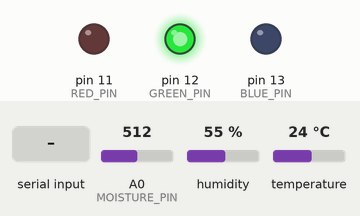
Recording of a sketch running on a simulated Arduino Uno, built with avr-gcc and run on an emulated ATmega328P. On the bench: output pins drawn as LEDs (lit = HIGH). The test bench sets the inputs (shaded band); at power-on: A0 (MOISTURE_PIN) = 512, humidity 55 %, temperature 24 °C. What the sketch prints to the serial monitor is not drawn.

Above: at 1.2 s.
1.3 s: A0 (MOISTURE_PIN) set to 542
3.4 s: A0 (MOISTURE_PIN) set to 563
At 5.6 s:
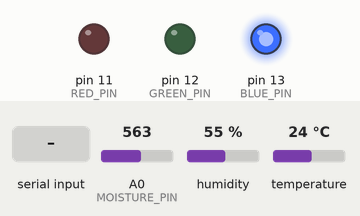
5.9 s: A0 (MOISTURE_PIN) set to 122
At 7.8 s:
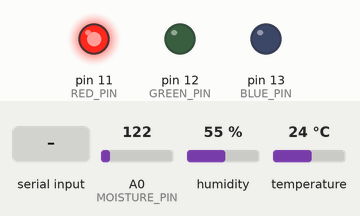
11.4 s: "set_min " received over Serial
At 15.3 s:
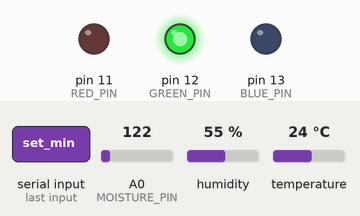
15.6 s: "set_max " received over Serial
At 19.8 s:
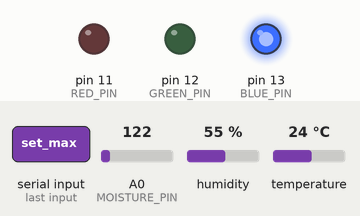
Timing chart, 0 to 20.9 s (numbered marks = the images above; inputs shaded):
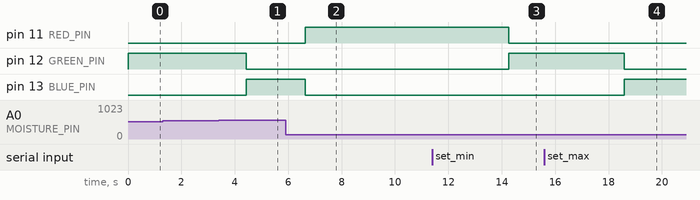

Measured:
- the behaviour switches between 549 and 550 on A0 (MOISTURE_PIN) (found by bisection; images 0 and 1)
- after the input at 1.3 s, every drawn part: stays the same
- after the input at 3.4 s, pin 12 (GREEN_PIN): HIGH → LOW after 1.0 s; pin 13 (BLUE_PIN): LOW → HIGH after 1.0 s
- after the input at 5.9 s, pin 11 (RED_PIN): LOW → HIGH after 0.74 s; pin 13 (BLUE_PIN): HIGH → LOW after 0.74 s
- after the input at 11.4 s, pin 11 (RED_PIN): HIGH → LOW after 2.9 s; pin 12 (GREEN_PIN): LOW → HIGH after 2.9 s
- after the input at 15.6 s, pin 12 (GREEN_PIN): HIGH → LOW after 3.0 s; pin 13 (BLUE_PIN): LOW → HIGH after 3.0 s

The sketch:

MoistureSensor.ino
```cpp
#include "DHT.h"

#define DHTPIN 8 // Pin connected to the DHT11 sensor
#define DHTTYPE DHT11 // DHT11 sensor type
const int MOISTURE_PIN = 0;
const int RED_PIN = 11;
const int GREEN_PIN = 12;
const int BLUE_PIN = 13;
int TOO_DRY = 250; //set low parameter for plant
int TOO_WET = 550; //set high parameter for plant
const float SCALE = 0.008985 * 0.7;
const float OFFSET = 0.207762;
const float E_SQUARED = 2.718282 * 2.718282;


DHT dht(DHTPIN, DHTTYPE);

void printJsonStatus(int moistureValue, int moisturePercentage, const char* moistureStatus, float humidity, float temperature);
const char* updateMoistureLED(int moistureValue);
void parseSerialCommand();
void setup()
{
  pinMode(RED_PIN, OUTPUT);
  pinMode(GREEN_PIN, OUTPUT);
  pinMode(BLUE_PIN, OUTPUT);
  dht.begin();
  Serial.begin(9600);
}

void loop() {
  int moistureValue = analogRead(MOISTURE_PIN);
  int moisturePercentage = E_SQUARED * (SCALE * moistureValue + OFFSET);
  const char* moistureStatus = updateMoistureLED(moistureValue);

  float humidity = dht.readHumidity();
  float temperature = dht.readTemperature();

  if (isnan(humidity) || isnan(temperature)) {
    printJsonStatus(moistureValue, moisturePercentage, "Failed to read from DHT sensor!", -1, -999);
  } else {
    printJsonStatus(moistureValue, moisturePercentage, moistureStatus, humidity, temperature);
  }
  if (Serial.available() > 0)
  {
    parseSerialCommand();
  }

  delay(1000);
}

void parseSerialCommand()
{
  String commandString = Serial.readString();

  if (commandString.startsWith("set_min "))
  {
    TOO_DRY = commandString.substring(commandString.indexOf(" ")+1).toInt();
    return;
  }
  if (commandString.startsWith("set_max "))
  {
    TOO_WET = commandString.substring(commandString.indexOf(" ")+1).toInt();
    return;
  }

  // otherwise, unknown command. ignore.
  Serial.print("Command not understood");
}

const char* updateMoistureLED(int moistureValue) {
  const char* moistureStatus;

  if (moistureValue <= TOO_DRY) {
    digitalWrite(RED_PIN, HIGH);
    digitalWrite(BLUE_PIN, LOW);
    digitalWrite(GREEN_PIN, LOW);
    moistureStatus = "Too Dry";
  } else if (moistureValue >= TOO_WET) {
    digitalWrite(RED_PIN, LOW);
    digitalWrite(BLUE_PIN, HIGH);
    digitalWrite(GREEN_PIN, LOW);
    moistureStatus = "Too Wet";
  } else {
    digitalWrite(RED_PIN, LOW);
    digitalWrite(BLUE_PIN, LOW);
    digitalWrite(GREEN_PIN, HIGH);
    moistureStatus = "Just Right";
  }

  return moistureStatus;
}

void printJsonStatus(int moistureValue, int moisturePercentage, const char* statusMessage, float humidity, float temperature) {
  char jsonBuffer[256];
  char humidityStr[8];
  char temperatureStr[8];

  dtostrf(humidity, 5, 2, humidityStr);
  dtostrf(temperature, 5, 2, temperatureStr);

  snprintf(jsonBuffer, sizeof(jsonBuffer),
           "{\"moistureValue\": %d, \"moisturePercentage\": %d, \"statusMessage\": \"%s\", \"humidity\": %s, \"temperature\": %s, \"minValue\": %d, \"maxValue\": %d }\n",
           moistureValue, moisturePercentage, statusMessage, humidityStr, temperatureStr, TOO_DRY, TOO_WET);

  Serial.print(jsonBuffer);
}
```
